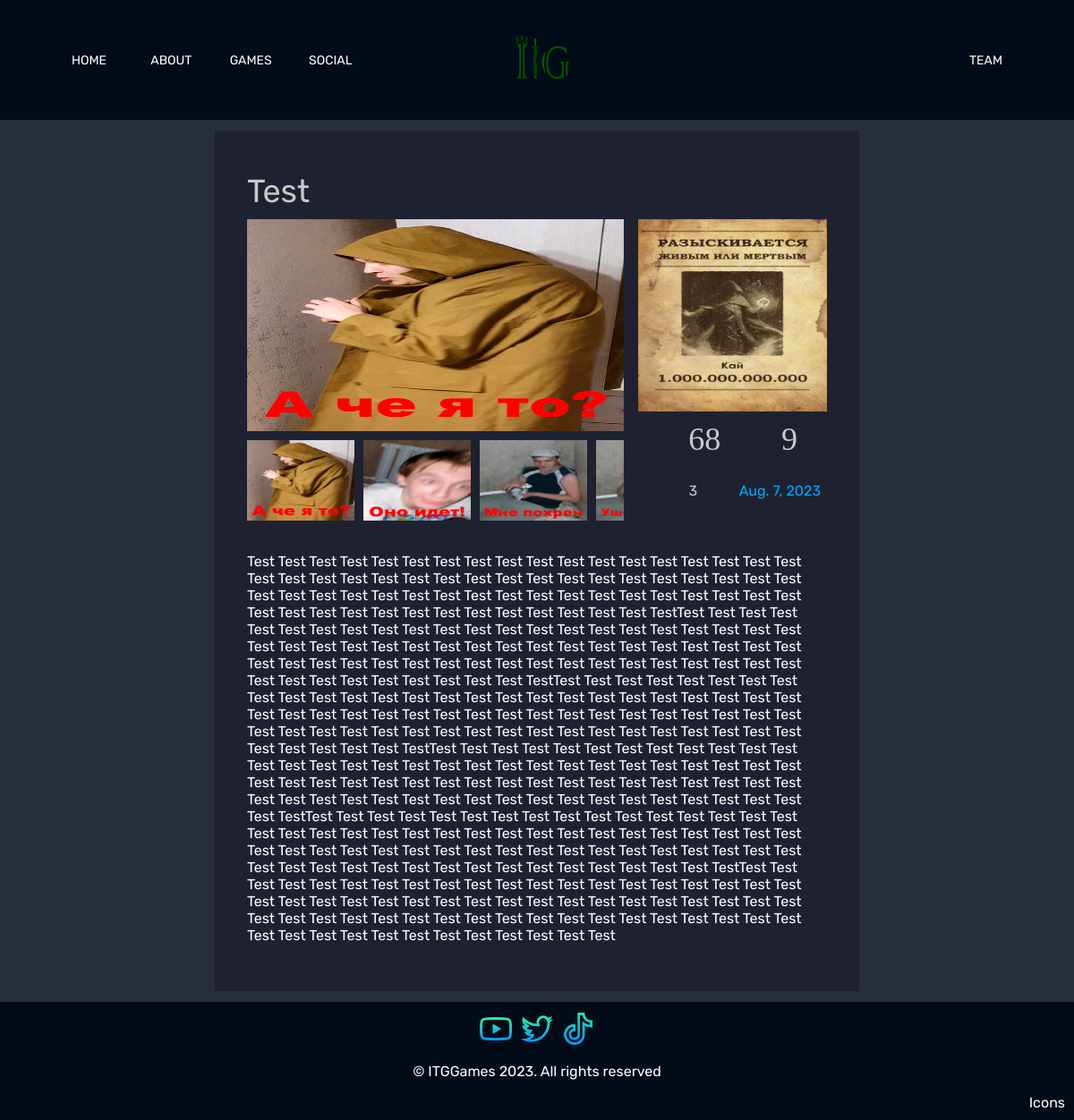
Page /news/test on the earlier database version.
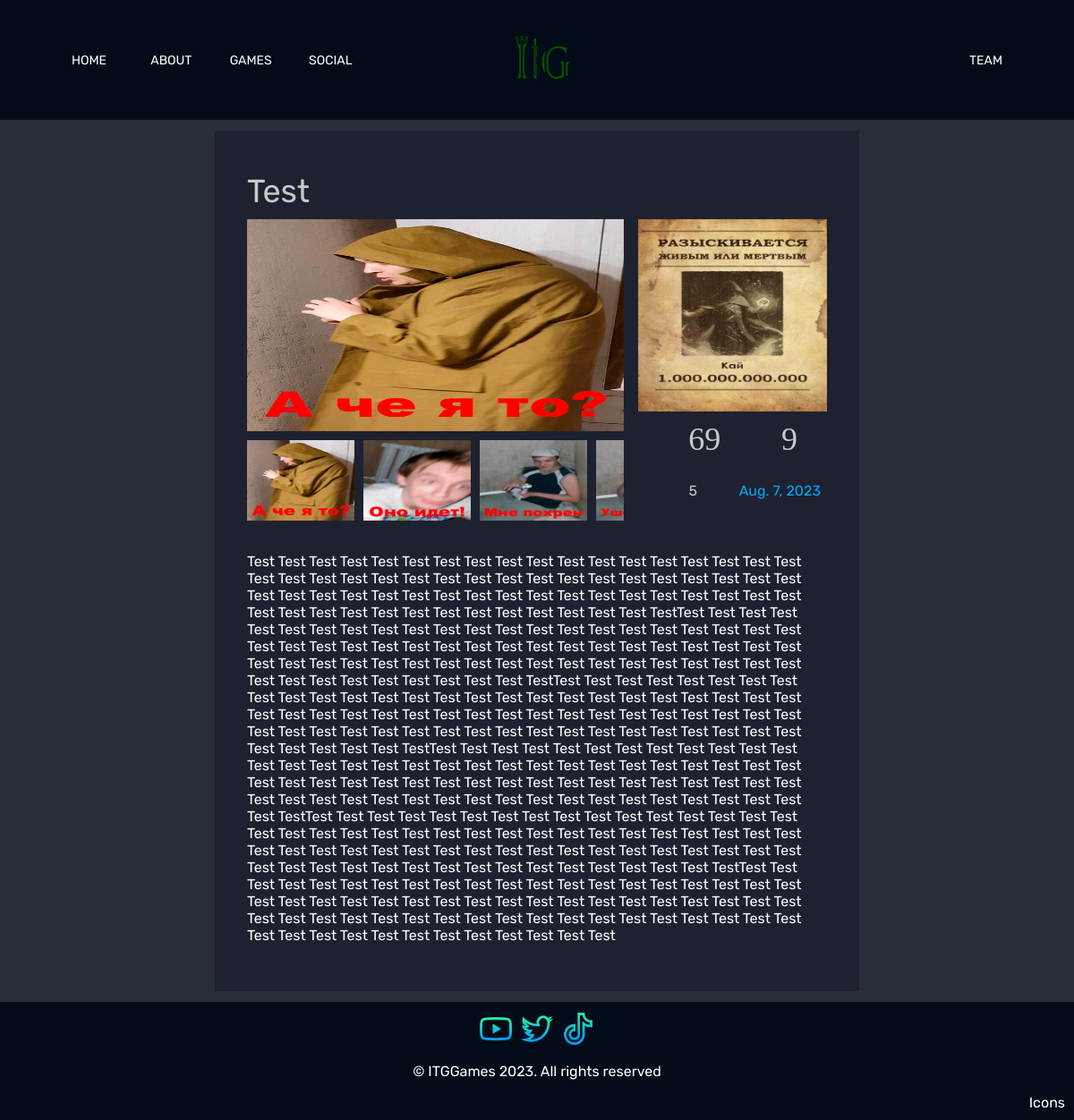
Same page on the later database version.
### Home/models.py (models this page shows, shortened)
class News(models.Model):
    title = models.CharField(max_length=200)
    slug = models.SlugField(unique=True, blank=True, default='', verbose_name="URL")
    main_image = models.ImageField(upload_to='images/news/', null=True, blank=True)
    short_text = models.TextField(default='')
    text = RichTextField()
    up = models.IntegerField(default=0)
    down = models.IntegerField(default=0)
    views = models.IntegerField(default=0)
    created_date = models.DateTimeField(auto_now_add=True)
    class Meta:
        verbose_name = "News"
        verbose_name_plural = "News"

### Home/views.py (the view)
# urls.py: path('news/<slug:slug>', news, name='news'),
def news(request, slug):
    news_obj = get_object_or_404(News, slug=slug)
    context = {
        'news': news_obj
    }
    return render(request, 'news.html', context)

### Home/models.py (called while the page is built)
    def get_absolute_url(self):
        if self.https:
            return self.href
        else:
            if self.dynamic_page:
                return reverse("dynamic_page", kwargs={"slug": self.href})
            else:
                return reverse(self.href)

    def __str__(self):
        return self.text

    def get_absolute_url(self):
        if self.https:
            return self.href
        else:
            return reverse(self.href, kwargs={"slug": self.slug})

    def __str__(self):
        return self.text

### Home/templates/news.html (shortened to what this page needs)
{% extends 'base.html' %}
{% load static %}
{% block head %}
    <link rel="stylesheet" href="{% static 'css/news_style.css' %}">
{% endblock %}
{% block content %}
<div class="content">
    <div class="news" data-news-id="{{ news.id }}">
        <div class="name">
            {{ news.title }}
        </div>
        <div class="news-details">
            <div class="news-collage">
                <div id="imagePreviewContainer" class="image-preview-container">
                </div>
                <div class="thumbnail-container">
                    {% for img in news.multipleimagenews_set.all|dictsort:"sequence" %}
                        <div><img src="{{ img.images.url }}" class="thumbnail" alt="Thumbnail"></div>
                    {% endfor %}
                </div>
            </div>
            <div class="news-short-text">
                <div class="image">
                    <img src="{{ news.main_image.url }}" alt="{{ news.title }}">
                </div>
                <div>
                    <div class="stats">
                        <div class="up">
                            <i class="fa-regular fa-circle-up up-i"></i> <span>{{ news.up }}</span>
                        </div>
                        <div class="down">
                            <i class="fa-regular fa-circle-down down-i"></i> <span>{{ news.down }}</span>
                        </div>
                    </div>
                    <div class="text">
                        <div>
                            <i class="fa-regular fa-eye">&nbsp;</i><span>{{ news.views }}</span>
                        </div>
                        <div>
                            <p class="p-created-date"><span>{{ news.created_date.date }}</span></p>
                        </div>
                    </div>
                </div>
            </div>
        </div>
        <div class="description">
            {{ news.text|safe }}
        </div>
    </div>
</div>
{% endblock %}

Differences in the rows shown:
changed News "Test": up "68" → "69"; views "3" → "5"
